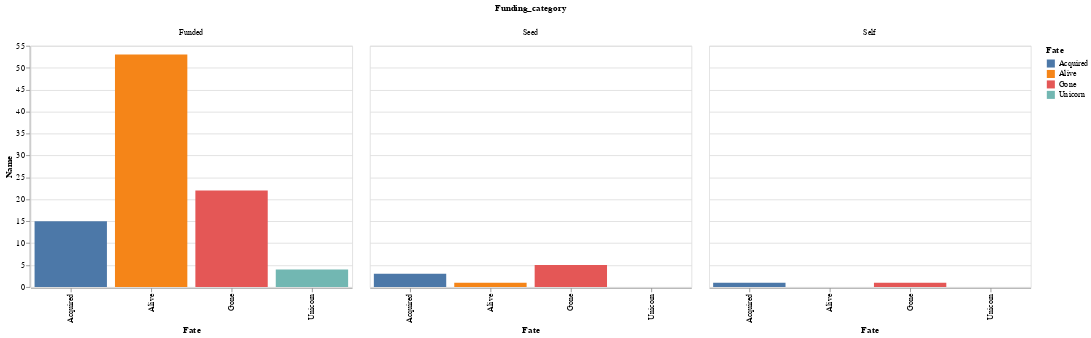

Notebook code cell kept with this figure:
### Code cell
funding_cat = alt.Chart(uber.groupby(['Funding_category', 'Fate']).count().reset_index()).mark_bar().encode(
    
    
    alt.X('Fate:N'),
    alt.Y('Name:Q'),
    alt.Color('Fate:N'),
    column = 'Funding_category:N'
)

funding_cat

### Figure 1 — Vega-Lite specification as saved in the notebook (floating-point values rounded to 4 significant figures)
{"$schema": "https://vega.github.io/schema/vega-lite/v2.6.0.json", "config": {"view": {"height": 300, "width": 400}}, "data": {"name": "data-c91c8b4b4192387c825212f8e52638f1"}, "datasets": {"data-c91c8b4b4192387c825212f8e52638f1": [{"Business": 15, "Comment": 15, "Fate": "Acquired", "Founded": 15, "Funding": 14, "Funding_category": "Funded", "Name": 15}, {"Business": 53, "Comment": 27, "Fate": "Alive", "Founded": 53, "Funding": 53, "Funding_category": "Funded", "Name": 53}, {"Business": 22, "Comment": 12, "Fate": "Gone", "Founded": 22, "Funding": 13, "Funding_category": "Funded", "Name": 22}, {"Business": 4, "Comment": 3, "Fate": "Unicorn", "Founded": 4, "Funding": 4, "Funding_category": "Funded", "Name": 4}, {"Business": 3, "Comment": 3, "Fate": "Acquired", "Founded": 3, "Funding": 3, "Funding_category": "Seed", "Name": 3}, {"Business": 1, "Comment": 1, "Fate": "Alive", "Founded": 1, "Funding": 1, "Funding_category": "Seed", "Name": 1}, {"Business": 5, "Comment": 2, "Fate": "Gone", "Founded": 5, "Funding": 5, "Funding_category": "Seed", "Name": 5}, {"Business": 1, "Comment": 1, "Fate": "Acquired", "Founded": 1, "Funding": 1, "Funding_category": "Self", "Name": 1}, {"Business": 1, "Comment": 1, "Fate": "Gone", "Founded": 1, "Funding": 1, "Funding_category": "Self", "Name": 1}]}, "encoding": {"color": {"field": "Fate", "type": "nominal"}, "column": {"field": "Funding_category", "type": "nominal"}, "x": {"field": "Fate", "type": "nominal"}, "y": {"field": "Name", "type": "quantitative"}}, "mark": "bar"}
